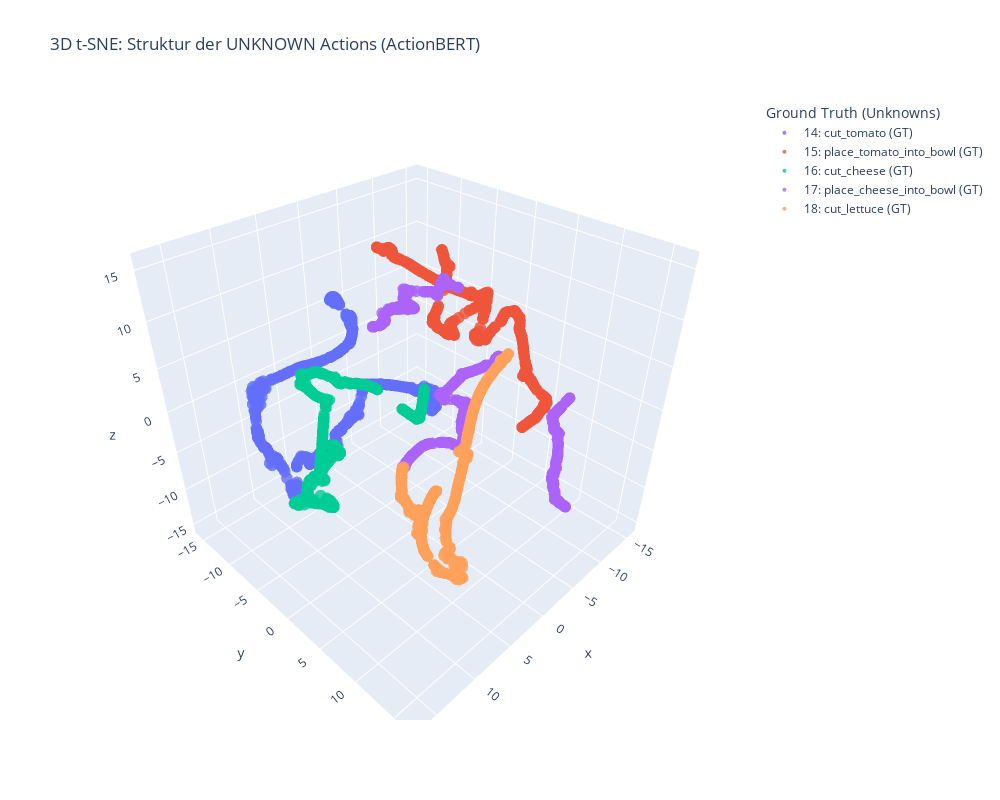

Notebook cell for this chart:
### Code cell
from sklearn.manifold import TSNE
import matplotlib.pyplot as plt
import numpy as np
from collections import defaultdict
import plotly.express as px
import pandas as pd

# --- KONFIGURATION ---
SAMPLES_PER_CLASS = 500  # Punkte pro Unknown-Klasse
NUM_KNOWNS = 14          # Alles ab ID 14 ist Unknown

# Speicher
class_embeddings = defaultdict(list)
# Wir tracken, welche Unknown-Klassen (14, 15, 16, 17, 18) voll sind
filled_classes = set()

print(f"Sammle {SAMPLES_PER_CLASS} Embeddings für die UNKNOWN Classes (ab ID {NUM_KNOWNS})...")

# --- 1. DATEN SAMMELN ---
with torch.no_grad():
    for batch_idx, batch in enumerate(data_loader):
        features = batch["features"].to('cuda')
        padding_mask = batch["padding_mask"].to('cuda')
        target_truth = batch["target_truth"].to('cuda')
        
        # Forward Pass
        patch_mask = torch.zeros_like(padding_mask).bool() 
        _, _, embeddings = model(features, patch_mask, padding_mask)
        
        # Flatten
        valid_indices = padding_mask.view(-1)
        flat_embeds = embeddings.view(-1, embeddings.size(-1))[valid_indices]
        flat_targets = target_truth.view(-1)[valid_indices]
        
        flat_embeds_np = flat_embeds.cpu().numpy()
        flat_targets_np = flat_targets.cpu().numpy()
        
        # Sortieren
        for emb, label in zip(flat_embeds_np, flat_targets_np):
            # ÄNDERUNG: Wir sammeln nur UNKNOWNS (>= 14)
            if label >= NUM_KNOWNS:
                if len(class_embeddings[label]) < SAMPLES_PER_CLASS:
                    class_embeddings[label].append(emb)
                    
                    if len(class_embeddings[label]) == SAMPLES_PER_CLASS:
                        filled_classes.add(label)
                        print(f"Unknown-Klasse {label} komplett ({SAMPLES_PER_CLASS} Samples).")
        
        # Abbruch: Haben wir alle 5 Unknowns voll?
        # (Annahme: Es gibt 5 Unknowns: 14, 15, 16, 17, 18)
        if len(filled_classes) >= 5:
            break
        
        if batch_idx > 100: # Safety Break
            print(f"Konnte nicht alle füllen. Gefundene Klassen: {list(filled_classes)}")
            break

# --- 2. VORBEREITUNG ---
X = []
y = []

# Sortieren für Legende
sorted_labels = sorted(class_embeddings.keys())
for label in sorted_labels:
    embs = class_embeddings[label]
    X.extend(embs)
    y.extend([label] * len(embs))

X = np.array(X)
y = np.array(y)

print(f"Starte t-SNE auf {X.shape[0]} Unknown-Punkten...")

# --- 3. T-SNE ---
# Hohe Perplexity (50-80) hilft oft, Cluster besser zu trennen
tsne = TSNE(n_components=3, perplexity=50, max_iter=1000, init='pca', random_state=42)
X_tsne = tsne.fit_transform(X)

# --- 4. NAMEN MAPPING ---
# Wir holen die echten Namen aus dem Dict
if isinstance(labels_dict, list):
    raw_dict = labels_dict[0]
else:
    raw_dict = labels_dict

id_to_name = {v: k for k, v in raw_dict.items()}

# Label-Text für Plotly erstellen
# Wir schreiben dazu "(Unknown)", damit es klar ist
plot_labels = [f"{lbl}: {id_to_name.get(lbl, str(lbl))} (GT)" for lbl in y]

# --- 5. PLOTLY 3D ---
df = pd.DataFrame({
    'x': X_tsne[:, 0],
    'y': X_tsne[:, 1],
    'z': X_tsne[:, 2],
    'label': plot_labels,
    'id': y
})

fig = px.scatter_3d(
    df, 
    x='x', y='y', z='z',
    color='label', 
    title="3D t-SNE: Struktur der UNKNOWN Actions (ActionBERT)",
    opacity=0.8,
    width=1000, height=800
)

fig.update_traces(marker=dict(size=4))
fig.update_layout(legend_title_text='Ground Truth (Unknowns)')
fig.show()

### Figure 1 — Plotly figure (JSON) as saved in the notebook; plotly's stock layout.template omitted (floating-point values rounded to 4 significant figures; data arrays with more than 128 entries replaced by an {"elided": "..."} marker saying what was removed)
{"data": [{"hovertemplate": "label=14: cut_tomato (GT)<br>x=%{x}<br>y=%{y}<br>z=%{z}<extra></extra>", "legendgroup": "14: cut_tomato (GT)", "marker": {"color": "#636efa", "opacity": 0.8, "size": 4, "symbol": "circle"}, "mode": "markers", "name": "14: cut_tomato (GT)", "scene": "scene", "showlegend": true, "type": "scatter3d", "x": {"elided": "500 float values"}, "y": {"elided": "500 float values"}, "z": {"elided": "500 float values"}}, {"hovertemplate": "label=15: place_tomato_into_bowl (GT)<br>x=%{x}<br>y=%{y}<br>z=%{z}<extra></extra>", "legendgroup": "15: place_tomato_into_bowl (GT)", "marker": {"color": "#EF553B", "opacity": 0.8, "size": 4, "symbol": "circle"}, "mode": "markers", "name": "15: place_tomato_into_bowl (GT)", "scene": "scene", "showlegend": true, "type": "scatter3d", "x": {"elided": "500 float values"}, "y": {"elided": "500 float values"}, "z": {"elided": "500 float values"}}, {"hovertemplate": "label=16: cut_cheese (GT)<br>x=%{x}<br>y=%{y}<br>z=%{z}<extra></extra>", "legendgroup": "16: cut_cheese (GT)", "marker": {"color": "#00cc96", "opacity": 0.8, "size": 4, "symbol": "circle"}, "mode": "markers", "name": "16: cut_cheese (GT)", "scene": "scene", "showlegend": true, "type": "scatter3d", "x": {"elided": "500 float values"}, "y": {"elided": "500 float values"}, "z": {"elided": "500 float values"}}, {"hovertemplate": "label=17: place_cheese_into_bowl (GT)<br>x=%{x}<br>y=%{y}<br>z=%{z}<extra></extra>", "legendgroup": "17: place_cheese_into_bowl (GT)", "marker": {"color": "#ab63fa", "opacity": 0.8, "size": 4, "symbol": "circle"}, "mode": "markers", "name": "17: place_cheese_into_bowl (GT)", "scene": "scene", "showlegend": true, "type": "scatter3d", "x": {"elided": "500 float values"}, "y": {"elided": "500 float values"}, "z": {"elided": "500 float values"}}, {"hovertemplate": "label=18: cut_lettuce (GT)<br>x=%{x}<br>y=%{y}<br>z=%{z}<extra></extra>", "legendgroup": "18: cut_lettuce (GT)", "marker": {"color": "#FFA15A", "opacity": 0.8, "size": 4, "symbol": "circle"}, "mode": "markers", "name": "18: cut_lettuce (GT)", "scene": "scene", "showlegend": true, "type": "scatter3d", "x": {"elided": "500 float values"}, "y": {"elided": "500 float values"}, "z": {"elided": "500 float values"}}], "layout": {"height": 800, "legend": {"title": {"text": "Ground Truth (Unknowns)"}, "tracegroupgap": 0}, "scene": {"domain": {"x": [0, 1], "y": [0, 1]}, "xaxis": {"title": {"text": "x"}}, "yaxis": {"title": {"text": "y"}}, "zaxis": {"title": {"text": "z"}}}, "title": {"text": "3D t-SNE: Struktur der UNKNOWN Actions (ActionBERT)"}, "width": 1000}}
